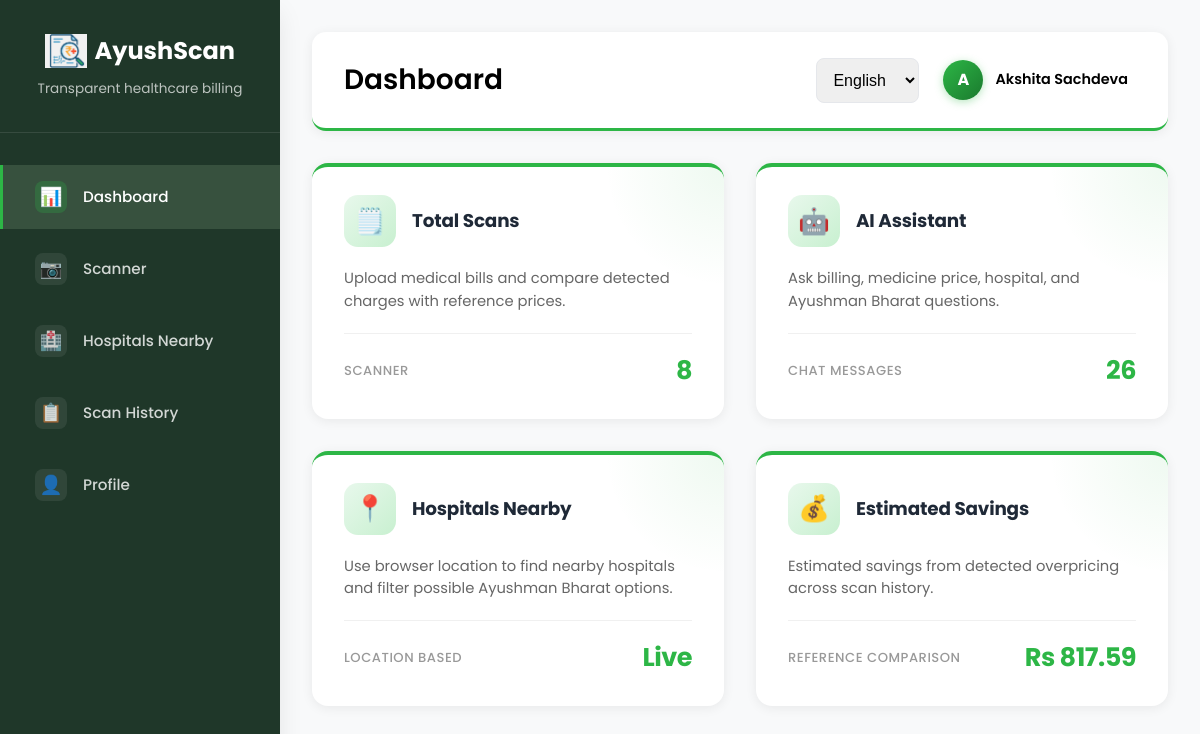
/dashboard (signed in), run on the app's committed database.
### tables this page shows
CREATE TABLE users (
                id INTEGER PRIMARY KEY AUTOINCREMENT,
                first_name TEXT,
                last_name TEXT,
                username TEXT UNIQUE,
                email TEXT UNIQUE,
                password TEXT
            , preferred_language TEXT DEFAULT 'english', created_at DATETIME, state TEXT, caste_category TEXT DEFAULT 'general', annual_income TEXT DEFAULT 'not_specified');

### app.py (the view)
@app.route("/dashboard")
def dashboard():
    if "user_id" not in session:
        return redirect(url_for("login"))
    user_id = session["user_id"]
    with get_db_connection() as conn:
        user = conn.execute(
            "SELECT username, email, first_name, last_name, preferred_language, state, caste_category, annual_income FROM users WHERE id = ?",
            (user_id,),
        ).fetchone()
        scans = conn.execute("SELECT id, filename, flagged, savings, timestamp FROM scans WHERE user_id = ? ORDER BY timestamp DESC LIMIT 50", (user_id,)).fetchall()
        chat_count = conn.execute("SELECT COUNT(*) FROM chat_history WHERE user_id = ?", (user_id,)).fetchone()[0]
        savings = conn.execute("SELECT COALESCE(SUM(savings), 0) FROM scans WHERE user_id = ?", (user_id,)).fetchone()[0]
    metrics = {
        "total_scans": len(scans),
        "recent_scans": len(scans[:5]),
        "chat_count": chat_count,
        "savings": round(float(savings or 0), 2),
    }
    return render_template("dashboard.html", user=user, scans=scans, metrics=metrics)

### app.py (called while the page is built)
def get_db_connection():
    conn = sqlite3.connect(DATABASE, timeout=10)
    conn.row_factory = sqlite3.Row
    conn.execute("PRAGMA foreign_keys = ON")
    return conn

@app.context_processor
def inject_language():
    return {
        "lang": session.get("language", "english"),
        "tr": TRANSLATIONS.get(session.get("language", "english"), TRANSLATIONS["english"]),
        "t": t,
    }

### templates/dashboard.html (shortened to what this page needs)
<!doctype html>
<html lang="{{ lang }}">
  <head>
    <link rel="stylesheet" href="/static/styles/dashboard.css" />
  </head>
  <body>
    <div class="dashboard">
      <aside class="sidebar" id="sidebar">
        <div class="sidebar-header">
          <div
            class="sidebar-logo"
            style="
              display: flex;
              align-items: center;
              justify-content: center;
              gap: 8px;
            "
          >
            <img
              src="/static/images/LOGO.png"
              alt="AyushScan"
              style="height: 34px; background: #f1f1f1"
            />
            AyushScan
          </div>
          <div class="sidebar-subtitle">Transparent healthcare billing</div>
        </div>
        <nav>
          <ul class="sidebar-nav">
            <li class="nav-item">
              <a class="nav-link active" data-section="dashboard"
                ><span class="nav-icon">&#128202;</span
                ><span class="nav-text">{{ tr.dashboard }}</span></a
              >
            </li>
            <li class="nav-item">
              <a class="nav-link" data-section="scanner"
                ><span class="nav-icon">&#128247;</span
                ><span class="nav-text">{{ tr.scanner }}</span></a
              >
            </li>
            <li class="nav-item">
              <a class="nav-link" data-section="hospitals"
                ><span class="nav-icon">&#127973;</span
                ><span class="nav-text">{{ tr.hospitals }}</span></a
              >
            </li>
            <li class="nav-item">
              <a class="nav-link" data-section="history"
                ><span class="nav-icon">&#128203;</span
                ><span class="nav-text">{{ tr.history }}</span></a
              >
            </li>
            <li class="nav-item">
              <a class="nav-link" data-section="profile"
                ><span class="nav-icon">&#128100;</span
                ><span class="nav-text">{{ tr.profile }}</span></a
              >
            </li>
          </ul>
        </nav>
      </aside>
      <main class="main-content" id="mainContent">
        <header class="header">
          <div class="header-left">
            <h1 class="page-title" id="pageTitle">{{ tr.dashboard }}</h1>
          </div>
          <div class="header-right">
            <form action="/set_language" method="POST">
              <select
                name="language"
                onchange="this.form.submit()"
                class="form-input"
                aria-label="Language"
              >
                <option
                  value="english"
                  {%
                  if
                  lang=="english"
                  %}selected{%
                  endif
                  %}
                >
                  English
                </option>
              </select>
            </form>
            <div class="user-profile" onclick="showSection('profile')">
              <div class="user-avatar">{{ user.first_name[0]|upper }}</div>
              <div class="user-info">
                <div class="user-name">
                  {{ user.first_name }} {{ user.last_name }}
                </div>
              </div>
            </div>
          </div>
        </header>
        <section class="content-section active" id="dashboard">
          <div class="dashboard-grid">
            <div class="dashboard-card" onclick="showSection('scanner')">
              <div class="card-header">
                <div class="card-icon">🗒️</div>
                <div class="card-title">{{ tr.total_scans }}</div>
              </div>
              <div class="card-description">
                Upload medical bills and compare detected charges with reference
                prices.
              </div>
              <div class="card-stats">
                <span class="stat-label">{{ tr.scanner }}</span
                ><span class="stat-value">{{ metrics.total_scans }}</span>
              </div>
            </div>
            <a
              href="{{ url_for('chatbot_page') }}"
              class="dashboard-card"
              style="text-decoration: none"
            >
              <div class="card-header">
                <div class="card-icon">🤖</div>
                <div class="card-title">{{ tr.ai_assistant }}</div>
              </div>
              <div class="card-description">
                Ask billing, medicine price, hospital, and Ayushman Bharat
                questions.
              </div>
              <div class="card-stats">
                <span class="stat-label">{{ tr.chat_count }}</span
                ><span class="stat-value">{{ metrics.chat_count }}</span>
              </div>
            </a>
            <div class="dashboard-card" onclick="showSection('hospitals')">
              <div class="card-header">
                <div class="card-icon">📍</div>
                <div class="card-title">{{ tr.hospitals }}</div>
              </div>
              <div class="card-description">
                Use browser location to find nearby hospitals and filter
                possible Ayushman Bharat options.
              </div>
              <div class="card-stats">
                <span class="stat-label">Location based</span
                ><span class="stat-value">Live</span>
              </div>
            </div>
            <div class="dashboard-card" onclick="showSection('history')">
              <div class="card-header">
                <div class="card-icon">💰</div>
                <div class="card-title">{{ tr.savings }}</div>
              </div>
              <div class="card-description">
                Estimated savings from detected overpricing across scan history.
              </div>
              <div class="card-stats">
                <span class="stat-label">Reference comparison</span
                ><span class="stat-value">Rs {{ metrics.savings }}</span>
              </div>
            </div>
          </div>
        </section>
      </main>
    </div>
  </body>
</html>

### data on the page
users: first_name "A", first_name "Akshita", last_name "Sachdeva"

### other printed values
{{ tr.dashboard }} "Dashboard"
{{ tr.scanner }} "Scanner"
{{ tr.hospitals }} "Hospitals Nearby"
{{ tr.history }} "Scan History"
{{ tr.profile }} "Profile"
{{ tr.total_scans }} "Total Scans"
{{ tr.scanner }} "SCANNER"
{{ metrics.total_scans }} "8"
{{ tr.ai_assistant }} "AI Assistant"
{{ tr.chat_count }} "CHAT MESSAGES"
{{ metrics.chat_count }} "26"
{{ tr.savings }} "Estimated Savings"
{{ metrics.savings }} "817.59"
